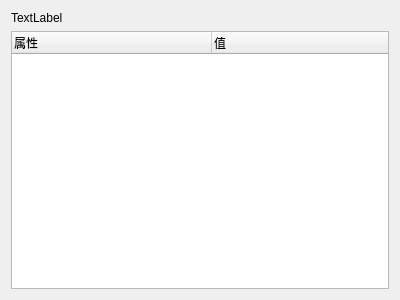
<?xml version="1.0" encoding="UTF-8"?>
<ui version="4.0">
 <class>FormMcuPinAttribute</class>
 <widget class="QWidget" name="FormMcuPinAttribute">
  <property name="geometry">
   <rect>
    <x>0</x>
    <y>0</y>
    <width>400</width>
    <height>300</height>
   </rect>
  </property>
  <property name="windowTitle">
   <string>FormMcuPinAttribute</string>
  </property>
  <layout class="QGridLayout" name="gridLayout">
   <item row="1" column="0">
    <widget class="QTreeWidget" name="utreeWidget">
     <attribute name="headerCascadingSectionResizes">
      <bool>true</bool>
     </attribute>
     <attribute name="headerMinimumSectionSize">
      <number>50</number>
     </attribute>
     <attribute name="headerDefaultSectionSize">
      <number>200</number>
     </attribute>
     <attribute name="headerStretchLastSection">
      <bool>true</bool>
     </attribute>
     <column>
      <property name="text">
       <string>属性</string>
      </property>
      <property name="statusTip">
       <string/>
      </property>
     </column>
     <column>
      <property name="text">
       <string>值</string>
      </property>
     </column>
    </widget>
   </item>
   <item row="0" column="0">
    <widget class="QLabel" name="ulabelTitle">
     <property name="text">
      <string>TextLabel</string>
     </property>
    </widget>
   </item>
  </layout>
 </widget>
 <resources/>
 <connections/>
</ui>
